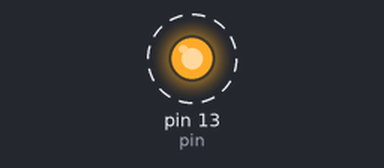
The sketch below on a simulated Arduino Uno, built with avr-gcc and run on an emulated ATmega328P. Parts: output pins drawn as LEDs (lit = HIGH). Dashed ring = blinking.

Above: at 0.2 s.
Timing chart, 0 to 3.0 s (numbered marks = the images above):
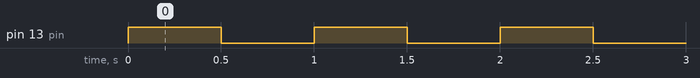

Measured:
- by itself, pin 13 (pin): alternates HIGH for 0.50 s and LOW for 0.50 s

The sketch:

oop.ino
```cpp
#include "Led.h"

Led led(13);

void setup(){
led.init();
}

void loop(){
  led.on();
  delay(500);
  led.off();
  delay(500);

}
```

Led.cpp
```cpp
#include "Led.h"


Led::Led(){
    this->pin = 13;
}
Led::Led(byte pin){
      this->pin = pin;
  }

void Led::init(){
      pinMode(pin, OUTPUT);
  }

void Led::init(byte defaultState){
    init();

    if(defaultState==HIGH){
      on();
    }else{
      off();
    }
  }

void Led::on(){
    digitalWrite(pin,HIGH);

  }

void Led::off(){
    digitalWrite(pin,LOW);
  }
```

Led.h
```cpp
#ifndef LED_H
#define LED_H

#include <Arduino.h>

class Led
{
    private:
    byte pin;

    public:
    //default conststructor
    Led();
    Led(byte pin);
    void init();
    void init(byte defaultState);
    void on();
    void off();

};


#endif


//if not defined, then define
```
